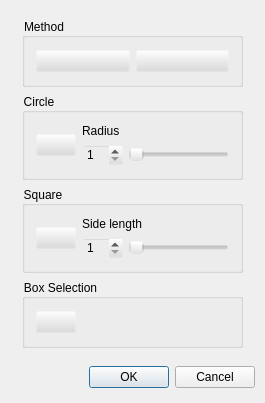
<?xml version="1.0" encoding="UTF-8"?>
<ui version="4.0">
 <class>EraserWidget</class>
 <widget class="QWidget" name="EraserWidget">
  <property name="geometry">
   <rect>
    <x>0</x>
    <y>0</y>
    <width>265</width>
    <height>403</height>
   </rect>
  </property>
  <property name="windowTitle">
   <string>EraserWidget</string>
  </property>
  <layout class="QGridLayout" name="gridLayout">
   <property name="leftMargin">
    <number>10</number>
   </property>
   <property name="topMargin">
    <number>0</number>
   </property>
   <property name="rightMargin">
    <number>10</number>
   </property>
   <property name="bottomMargin">
    <number>15</number>
   </property>
   <item row="0" column="0">
    <widget class="TitleBar" name="titleBar" native="true"/>
   </item>
   <item row="1" column="0">
    <widget class="QScrollArea" name="scrollArea">
     <property name="styleSheet">
      <string notr="true">background-color: rgba(220, 220, 220, 0)</string>
     </property>
     <property name="widgetResizable">
      <bool>true</bool>
     </property>
     <widget class="QWidget" name="scrollAreaWidgetContents">
      <property name="geometry">
       <rect>
        <x>0</x>
        <y>0</y>
        <width>243</width>
        <height>341</height>
       </rect>
      </property>
      <layout class="QVBoxLayout" name="verticalLayout">
       <item>
        <widget class="QGroupBox" name="groupBox_2">
         <property name="title">
          <string>Method</string>
         </property>
         <layout class="QGridLayout" name="gridLayout_5">
          <item row="0" column="0">
           <layout class="QHBoxLayout" name="horizontalLayout_6">
            <item>
             <widget class="QPushButton" name="pen_pb">
              <property name="text">
               <string/>
              </property>
             </widget>
            </item>
            <item>
             <widget class="QPushButton" name="eraser_pb">
              <property name="text">
               <string/>
              </property>
             </widget>
            </item>
           </layout>
          </item>
         </layout>
        </widget>
       </item>
       <item>
        <widget class="QGroupBox" name="gb_circle">
         <property name="title">
          <string>Circle</string>
         </property>
         <layout class="QGridLayout" name="gridLayout_2">
          <item row="0" column="0">
           <layout class="QHBoxLayout" name="horizontalLayout_2">
            <item>
             <widget class="QPushButton" name="pb_circleImage">
              <property name="styleSheet">
               <string notr="true"/>
              </property>
              <property name="text">
               <string/>
              </property>
              <property name="checkable">
               <bool>true</bool>
              </property>
              <property name="autoDefault">
               <bool>true</bool>
              </property>
             </widget>
            </item>
            <item>
             <layout class="QVBoxLayout" name="verticalLayout_2">
              <item>
               <widget class="QLabel" name="lb_circleRadius">
                <property name="text">
                 <string>Radius</string>
                </property>
               </widget>
              </item>
              <item>
               <layout class="QHBoxLayout" name="horizontalLayout">
                <item>
                 <widget class="QSpinBox" name="sb_circleRadius">
                  <property name="minimum">
                   <number>1</number>
                  </property>
                  <property name="maximum">
                   <number>10</number>
                  </property>
                 </widget>
                </item>
                <item>
                 <widget class="QSlider" name="sl_circleRadius">
                  <property name="minimum">
                   <number>1</number>
                  </property>
                  <property name="maximum">
                   <number>10</number>
                  </property>
                  <property name="value">
                   <number>1</number>
                  </property>
                  <property name="orientation">
                   <enum>Qt::Horizontal</enum>
                  </property>
                 </widget>
                </item>
               </layout>
              </item>
             </layout>
            </item>
           </layout>
          </item>
         </layout>
        </widget>
       </item>
       <item>
        <widget class="QGroupBox" name="gb_square">
         <property name="title">
          <string>Square</string>
         </property>
         <layout class="QGridLayout" name="gridLayout_3">
          <item row="0" column="0">
           <layout class="QHBoxLayout" name="horizontalLayout_4">
            <item>
             <widget class="QPushButton" name="pb_squareImage">
              <property name="styleSheet">
               <string notr="true"/>
              </property>
              <property name="text">
               <string/>
              </property>
              <property name="checkable">
               <bool>true</bool>
              </property>
             </widget>
            </item>
            <item>
             <layout class="QVBoxLayout" name="verticalLayout_3">
              <item>
               <widget class="QLabel" name="lb_squareSideLength">
                <property name="text">
                 <string>Side length</string>
                </property>
               </widget>
              </item>
              <item>
               <layout class="QHBoxLayout" name="horizontalLayout_3">
                <item>
                 <widget class="QSpinBox" name="sb_squareRadius">
                  <property name="minimum">
                   <number>1</number>
                  </property>
                  <property name="maximum">
                   <number>10</number>
                  </property>
                 </widget>
                </item>
                <item>
                 <widget class="QSlider" name="sl_squareRadius">
                  <property name="minimum">
                   <number>1</number>
                  </property>
                  <property name="maximum">
                   <number>10</number>
                  </property>
                  <property name="orientation">
                   <enum>Qt::Horizontal</enum>
                  </property>
                 </widget>
                </item>
               </layout>
              </item>
             </layout>
            </item>
           </layout>
          </item>
         </layout>
        </widget>
       </item>
       <item>
        <widget class="QGroupBox" name="groupBox">
         <property name="title">
          <string>Box Selection</string>
         </property>
         <layout class="QGridLayout" name="gridLayout_4">
          <item row="0" column="0">
           <layout class="QHBoxLayout" name="horizontalLayout_5">
            <item>
             <widget class="QPushButton" name="pb_boxSelectionImage">
              <property name="styleSheet">
               <string notr="true"/>
              </property>
              <property name="text">
               <string/>
              </property>
              <property name="checkable">
               <bool>true</bool>
              </property>
             </widget>
            </item>
            <item>
             <spacer name="horizontalSpacer">
              <property name="orientation">
               <enum>Qt::Horizontal</enum>
              </property>
              <property name="sizeHint" stdset="0">
               <size>
                <width>248</width>
                <height>20</height>
               </size>
              </property>
             </spacer>
            </item>
           </layout>
          </item>
         </layout>
        </widget>
       </item>
      </layout>
     </widget>
    </widget>
   </item>
   <item row="2" column="0">
    <widget class="QDialogButtonBox" name="btmbox_widget">
     <property name="standardButtons">
      <set>QDialogButtonBox::Cancel|QDialogButtonBox::Ok</set>
     </property>
    </widget>
   </item>
  </layout>
 </widget>
 <layoutdefault spacing="6" margin="11"/>
 <customwidgets>
  <customwidget>
   <class>TitleBar</class>
   <extends>QWidget</extends>
   <header>titlebar.hpp</header>
   <container>1</container>
  </customwidget>
 </customwidgets>
 <resources/>
 <connections>
  <connection>
   <sender>sb_circleRadius</sender>
   <signal>valueChanged(int)</signal>
   <receiver>sl_circleRadius</receiver>
   <slot>setValue(int)</slot>
   <hints>
    <hint type="sourcelabel">
     <x>136</x>
     <y>101</y>
    </hint>
    <hint type="destinationlabel">
     <x>188</x>
     <y>95</y>
    </hint>
   </hints>
  </connection>
  <connection>
   <sender>sl_circleRadius</sender>
   <signal>valueChanged(int)</signal>
   <receiver>sb_circleRadius</receiver>
   <slot>setValue(int)</slot>
   <hints>
    <hint type="sourcelabel">
     <x>170</x>
     <y>101</y>
    </hint>
    <hint type="destinationlabel">
     <x>131</x>
     <y>102</y>
    </hint>
   </hints>
  </connection>
  <connection>
   <sender>sb_squareRadius</sender>
   <signal>valueChanged(int)</signal>
   <receiver>sl_squareRadius</receiver>
   <slot>setValue(int)</slot>
   <hints>
    <hint type="sourcelabel">
     <x>141</x>
     <y>215</y>
    </hint>
    <hint type="destinationlabel">
     <x>177</x>
     <y>206</y>
    </hint>
   </hints>
  </connection>
  <connection>
   <sender>sl_squareRadius</sender>
   <signal>valueChanged(int)</signal>
   <receiver>sb_squareRadius</receiver>
   <slot>setValue(int)</slot>
   <hints>
    <hint type="sourcelabel">
     <x>183</x>
     <y>207</y>
    </hint>
    <hint type="destinationlabel">
     <x>140</x>
     <y>213</y>
    </hint>
   </hints>
  </connection>
 </connections>
</ui>
